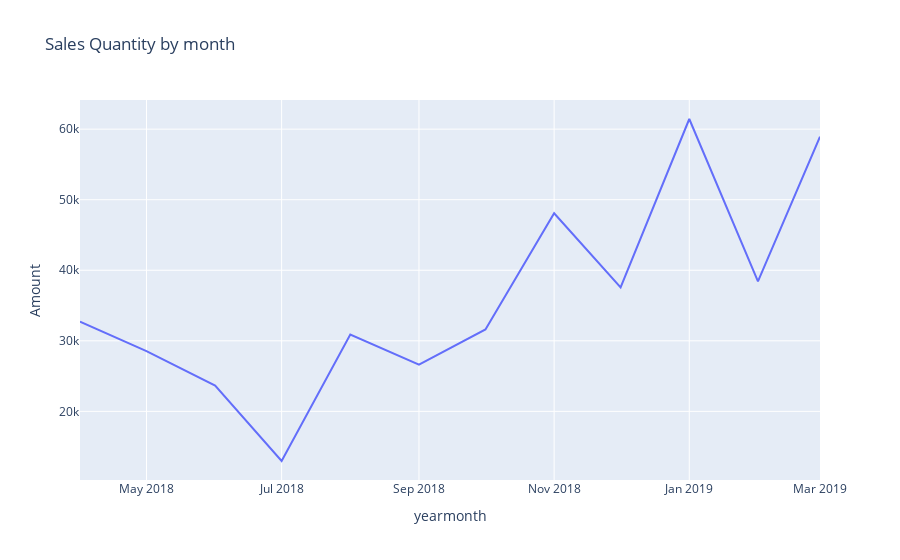

Notebook cell for this chart:
### Code cell
df2 = data.groupby('yearmonth').agg({'Amount':'sum'}).reset_index()
fig2 = px.line(df2, x='yearmonth', y='Amount', title='Sales Quantity by month')
fig2.show()

### Figure 1 — Plotly figure (JSON) as saved in the notebook; plotly's stock layout.template omitted (floating-point values rounded to 4 significant figures)
{"data": [{"hovertemplate": "yearmonth=%{x}<br>Amount=%{y}<extra></extra>", "legendgroup": "", "line": {"color": "#636efa", "dash": "solid"}, "marker": {"symbol": "circle"}, "mode": "lines", "name": "", "orientation": "v", "showlegend": false, "type": "scatter", "x": ["2018-04", "2018-05", "2018-06", "2018-07", "2018-08", "2018-09", "2018-10", "2018-11", "2018-12", "2019-01", "2019-02", "2019-03"], "xaxis": "x", "y": [32726, 28545, 23658, 12966, 30899, 26628, 31615, 48086, 37579, 61439, 38424, 58937], "yaxis": "y"}], "layout": {"legend": {"tracegroupgap": 0}, "title": {"text": "Sales Quantity by month"}, "xaxis": {"anchor": "y", "domain": [0, 1], "title": {"text": "yearmonth"}}, "yaxis": {"anchor": "x", "domain": [0, 1], "title": {"text": "Amount"}}}}
